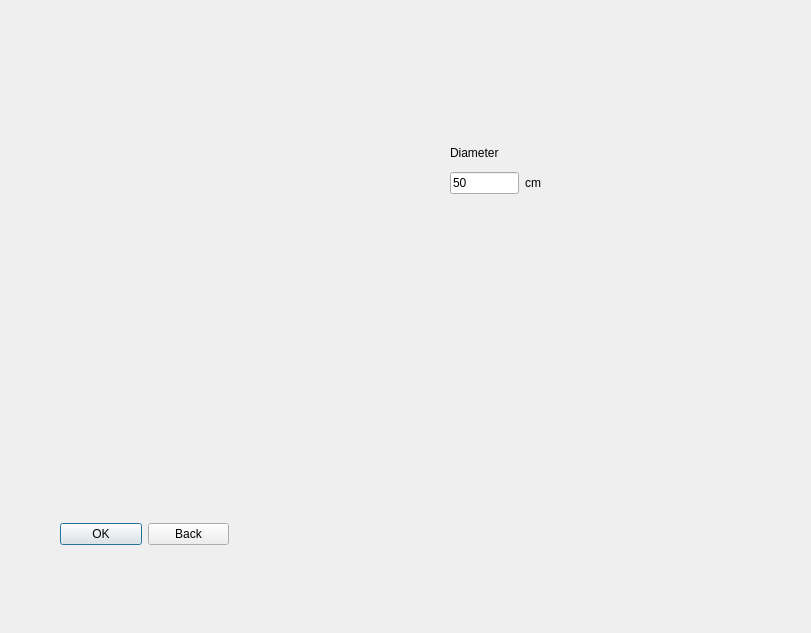
<?xml version="1.0" encoding="UTF-8"?>
<ui version="4.0">
 <class>solcir</class>
 <widget class="QDialog" name="solcir">
  <property name="geometry">
   <rect>
    <x>0</x>
    <y>0</y>
    <width>811</width>
    <height>633</height>
   </rect>
  </property>
  <property name="windowTitle">
   <string>Solid Circle</string>
  </property>
  <widget class="QWidget" name="layoutWidget">
   <property name="geometry">
    <rect>
     <x>60</x>
     <y>520</y>
     <width>169</width>
     <height>29</height>
    </rect>
   </property>
   <layout class="QHBoxLayout" name="horizontalLayout">
    <item>
     <widget class="QPushButton" name="solid_circle_ok">
      <property name="text">
       <string>OK</string>
      </property>
     </widget>
    </item>
    <item>
     <widget class="QPushButton" name="solid_circle_back">
      <property name="text">
       <string>Back</string>
      </property>
     </widget>
    </item>
   </layout>
  </widget>
  <widget class="QWidget" name="layoutWidget1">
   <property name="geometry">
    <rect>
     <x>450</x>
     <y>140</y>
     <width>91</width>
     <height>55</height>
    </rect>
   </property>
   <layout class="QVBoxLayout" name="verticalLayout">
    <item>
     <widget class="QLabel" name="label">
      <property name="text">
       <string>Diameter</string>
      </property>
     </widget>
    </item>
    <item>
     <layout class="QHBoxLayout" name="horizontalLayout_2">
      <item>
       <widget class="QLineEdit" name="dia_solidcircle_le">
        <property name="text">
         <string>50</string>
        </property>
       </widget>
      </item>
      <item>
       <widget class="QLabel" name="label_2">
        <property name="text">
         <string>cm</string>
        </property>
       </widget>
      </item>
     </layout>
    </item>
   </layout>
  </widget>
 </widget>
 <resources/>
 <connections/>
</ui>
